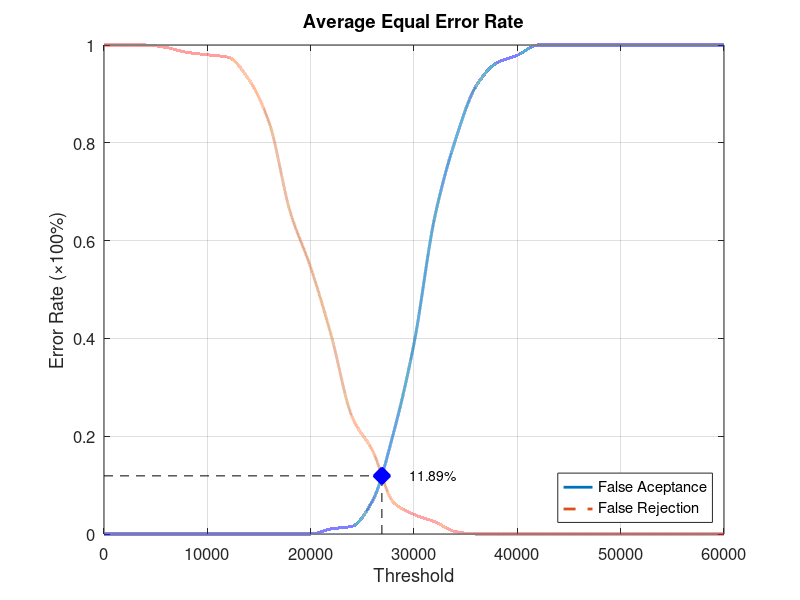
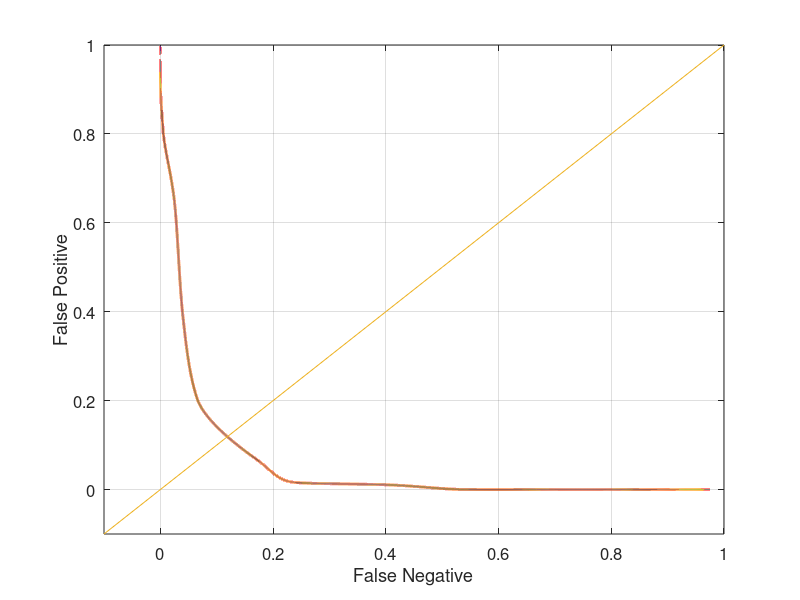

Reproduce these figures in MATLAB, in order.
function yEER = Database2_2
close all;
clear;
clc;
x = 0:2000:60000;
xq = 0:0.5:60000;

y0 = [0 0 0 0 0 0 0 0 0 0 0 0.0105263 0.0157895 0.0684211 0.205263 0.389474 0.647368 0.805263 0.915789 0.963158 0.978947 1 1 1 1 1 1 1 1 1 1];
yy0 = interp1(x, y0, xq, 'pchip');
y1 = [1 1 1 0.995 0.985 0.98 0.975 0.93 0.84 0.66 0.545 0.405 0.24 0.17 0.065 0.04 0.025 0.005 0 0 0 0 0 0 0 0 0 0 0 0 0];
yy1 = interp1(x, y1, xq, 'pchip');

% Calculating EER: 
y2 = abs(y0 - y1);
find(y2 == min(y2))
yy2 = abs(yy0 - yy1);
xEER = find(yy2 == min(yy2));
xEERIndex = xq(xEER) % X-axis EER
yEER = yy0(xEER) % Y-axis EER

main = figure
plot(xq, yy0,'-','LineWidth', 2);	hold on
plot(xq, yy1,'--','LineWidth', 2);	hold on
plot([xEERIndex xEERIndex], [0 yEER], 'k--');	hold on
plot([0 xEERIndex], [yEER yEER], 'k--');	hold on
plot(xEERIndex, yEER, 'bx', 'LineWidth', 10);	hold on
text(xEERIndex + 10 * xEERIndex / 100, yEER, [num2str(round((10000 * yEER)) / 100) '%'])
legend('False Aceptance', 'False Rejection', 'Location', 'SouthEast')
xlabel('Threshold')
ylabel('Error Rate (\times100%)')
title('Average Equal Error Rate')
set(gca, 'FontSize', 12)
axis([0 60000 0 1])
grid on

print(main, 'Database2_2Main', '-dpng');
FNRxFPR = figure('Color', [1 1 1]);
plot(yy1, yy0, '-', yy1, yy0, 'LineWidth', 2);
hold on
y = -0.1:0.1:1
plot(y, y); 
set(gca, 'FontSize', 12)
xlabel('False Negative')
ylabel('False Positive')
axis([-0.1 1 -0.1 1])
set(gca, 'FontSize', 12)
grid on

print(FNRxFPR, 'Database2_2FNRxFPR','-dpng');
end
